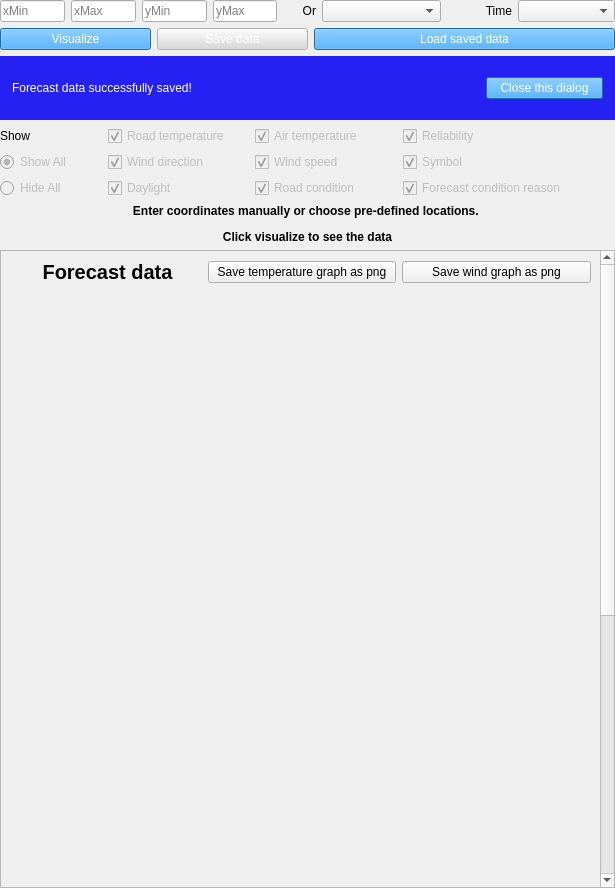
<?xml version="1.0" encoding="UTF-8"?>
<ui version="4.0">
 <class>ForecastView</class>
 <widget class="QWidget" name="ForecastView">
  <property name="geometry">
   <rect>
    <x>0</x>
    <y>0</y>
    <width>615</width>
    <height>888</height>
   </rect>
  </property>
  <property name="windowTitle">
   <string>Form</string>
  </property>
  <property name="styleSheet">
   <string notr="true"/>
  </property>
  <layout class="QHBoxLayout" name="horizontalLayout_2">
   <property name="leftMargin">
    <number>0</number>
   </property>
   <property name="topMargin">
    <number>0</number>
   </property>
   <property name="rightMargin">
    <number>0</number>
   </property>
   <property name="bottomMargin">
    <number>0</number>
   </property>
   <item>
    <layout class="QVBoxLayout" name="verticalLayout_7" stretch="2,2,2,3,0,20">
     <property name="spacing">
      <number>6</number>
     </property>
     <item>
      <layout class="QHBoxLayout" name="horizontalLayout_14" stretch="2,2,2,2,1,3,2,3">
       <property name="spacing">
        <number>6</number>
       </property>
       <item>
        <widget class="QLineEdit" name="xMin">
         <property name="styleSheet">
          <string notr="true"/>
         </property>
         <property name="placeholderText">
          <string>xMin</string>
         </property>
        </widget>
       </item>
       <item>
        <widget class="QLineEdit" name="xMax">
         <property name="styleSheet">
          <string notr="true"/>
         </property>
         <property name="placeholderText">
          <string>xMax</string>
         </property>
        </widget>
       </item>
       <item>
        <widget class="QLineEdit" name="yMin">
         <property name="styleSheet">
          <string notr="true"/>
         </property>
         <property name="placeholderText">
          <string>yMin</string>
         </property>
        </widget>
       </item>
       <item>
        <widget class="QLineEdit" name="yMax">
         <property name="styleSheet">
          <string notr="true"/>
         </property>
         <property name="placeholderText">
          <string>yMax</string>
         </property>
        </widget>
       </item>
       <item>
        <widget class="QLabel" name="savedLabel">
         <property name="styleSheet">
          <string notr="true">color: black;</string>
         </property>
         <property name="text">
          <string>Or</string>
         </property>
         <property name="alignment">
          <set>Qt::AlignRight|Qt::AlignTrailing|Qt::AlignVCenter</set>
         </property>
        </widget>
       </item>
       <item>
        <widget class="QComboBox" name="savedDropdown">
         <property name="styleSheet">
          <string notr="true"/>
         </property>
         <property name="currentIndex">
          <number>-1</number>
         </property>
         <property name="placeholderText">
          <string>Select location...</string>
         </property>
        </widget>
       </item>
       <item>
        <widget class="QLabel" name="timeLabel">
         <property name="styleSheet">
          <string notr="true">color: black;</string>
         </property>
         <property name="text">
          <string>Time</string>
         </property>
         <property name="alignment">
          <set>Qt::AlignRight|Qt::AlignTrailing|Qt::AlignVCenter</set>
         </property>
        </widget>
       </item>
       <item>
        <widget class="QComboBox" name="timeDropdown">
         <property name="styleSheet">
          <string notr="true"/>
         </property>
         <property name="currentText">
          <string/>
         </property>
         <property name="currentIndex">
          <number>-1</number>
         </property>
         <property name="placeholderText">
          <string>Select...</string>
         </property>
         <item>
          <property name="text">
           <string>0 hour</string>
          </property>
         </item>
         <item>
          <property name="text">
           <string>2 hours</string>
          </property>
         </item>
         <item>
          <property name="text">
           <string>4 hours</string>
          </property>
         </item>
         <item>
          <property name="text">
           <string>6 hours</string>
          </property>
         </item>
         <item>
          <property name="text">
           <string>12 hours</string>
          </property>
         </item>
        </widget>
       </item>
      </layout>
     </item>
     <item>
      <layout class="QHBoxLayout" name="horizontalLayout_13" stretch="1,1,2">
       <item>
        <widget class="QPushButton" name="forecastVisualizeButton">
         <property name="enabled">
          <bool>true</bool>
         </property>
         <property name="styleSheet">
          <string notr="true">background-color: #2196F3;
color: white;</string>
         </property>
         <property name="text">
          <string>Visualize</string>
         </property>
        </widget>
       </item>
       <item>
        <widget class="QPushButton" name="forecastSaveDataButton">
         <property name="enabled">
          <bool>false</bool>
         </property>
         <property name="styleSheet">
          <string notr="true">QPushButton:disabled{background-color: #D9D9D9; color: white;} QPushButton:enabled{background-color: #2196F3; color: white;}</string>
         </property>
         <property name="text">
          <string>Save data</string>
         </property>
        </widget>
       </item>
       <item>
        <widget class="QPushButton" name="forecastCompareButton">
         <property name="styleSheet">
          <string notr="true">background-color: #2196F3;
color: white;</string>
         </property>
         <property name="text">
          <string>Load saved data</string>
         </property>
        </widget>
       </item>
      </layout>
     </item>
     <item>
      <widget class="QWidget" name="forecastSaveSuccessNoti" native="true">
       <property name="styleSheet">
        <string notr="true">background-color: #2521F3;</string>
       </property>
       <layout class="QHBoxLayout" name="horizontalLayout_4" stretch="4,1">
        <property name="leftMargin">
         <number>12</number>
        </property>
        <property name="topMargin">
         <number>12</number>
        </property>
        <property name="rightMargin">
         <number>12</number>
        </property>
        <property name="bottomMargin">
         <number>12</number>
        </property>
        <item>
         <widget class="QLabel" name="label">
          <property name="styleSheet">
           <string notr="true">color: white;</string>
          </property>
          <property name="text">
           <string>Forecast data successfully saved!</string>
          </property>
         </widget>
        </item>
        <item>
         <widget class="QPushButton" name="closeNotiButton">
          <property name="styleSheet">
           <string notr="true">background-color: #2196f3; color: white;</string>
          </property>
          <property name="text">
           <string>Close this dialog</string>
          </property>
         </widget>
        </item>
       </layout>
      </widget>
     </item>
     <item>
      <layout class="QHBoxLayout" name="horizontalLayout_3" stretch="1,5">
       <item>
        <layout class="QVBoxLayout" name="verticalLayout_2">
         <item>
          <widget class="QLabel" name="showLabel">
           <property name="styleSheet">
            <string notr="true">background-color: none;</string>
           </property>
           <property name="text">
            <string>Show</string>
           </property>
          </widget>
         </item>
         <item>
          <widget class="QRadioButton" name="showAllRButton">
           <property name="enabled">
            <bool>false</bool>
           </property>
           <property name="text">
            <string>Show All</string>
           </property>
           <property name="checked">
            <bool>true</bool>
           </property>
          </widget>
         </item>
         <item>
          <widget class="QRadioButton" name="hideAllRButton">
           <property name="enabled">
            <bool>false</bool>
           </property>
           <property name="text">
            <string>Hide All</string>
           </property>
          </widget>
         </item>
        </layout>
       </item>
       <item>
        <layout class="QGridLayout" name="gridLayout" columnstretch="2,2,3">
         <item row="0" column="0">
          <widget class="QCheckBox" name="roadTempCheckbox">
           <property name="enabled">
            <bool>false</bool>
           </property>
           <property name="text">
            <string>Road temperature</string>
           </property>
           <property name="checked">
            <bool>true</bool>
           </property>
          </widget>
         </item>
         <item row="1" column="0">
          <widget class="QCheckBox" name="windDirCheckbox">
           <property name="enabled">
            <bool>false</bool>
           </property>
           <property name="text">
            <string>Wind direction</string>
           </property>
           <property name="checked">
            <bool>true</bool>
           </property>
          </widget>
         </item>
         <item row="1" column="2">
          <widget class="QCheckBox" name="symbolCheckbox">
           <property name="enabled">
            <bool>false</bool>
           </property>
           <property name="text">
            <string>Symbol</string>
           </property>
           <property name="checked">
            <bool>true</bool>
           </property>
          </widget>
         </item>
         <item row="0" column="2">
          <widget class="QCheckBox" name="reliabilityCheckbox">
           <property name="enabled">
            <bool>false</bool>
           </property>
           <property name="text">
            <string>Reliability</string>
           </property>
           <property name="checked">
            <bool>true</bool>
           </property>
          </widget>
         </item>
         <item row="1" column="1">
          <widget class="QCheckBox" name="windSpeedCheckbox">
           <property name="enabled">
            <bool>false</bool>
           </property>
           <property name="text">
            <string>Wind speed</string>
           </property>
           <property name="checked">
            <bool>true</bool>
           </property>
          </widget>
         </item>
         <item row="2" column="2">
          <widget class="QCheckBox" name="reasonCheckbox">
           <property name="enabled">
            <bool>false</bool>
           </property>
           <property name="text">
            <string>Forecast condition reason</string>
           </property>
           <property name="checked">
            <bool>true</bool>
           </property>
          </widget>
         </item>
         <item row="0" column="1">
          <widget class="QCheckBox" name="airTempCheckBox">
           <property name="enabled">
            <bool>false</bool>
           </property>
           <property name="text">
            <string>Air temperature</string>
           </property>
           <property name="checked">
            <bool>true</bool>
           </property>
          </widget>
         </item>
         <item row="2" column="0">
          <widget class="QCheckBox" name="daylightCheckbox">
           <property name="enabled">
            <bool>false</bool>
           </property>
           <property name="text">
            <string>Daylight</string>
           </property>
           <property name="checked">
            <bool>true</bool>
           </property>
          </widget>
         </item>
         <item row="2" column="1">
          <widget class="QCheckBox" name="roadCondCheckbox">
           <property name="enabled">
            <bool>false</bool>
           </property>
           <property name="text">
            <string>Road condition</string>
           </property>
           <property name="checked">
            <bool>true</bool>
           </property>
          </widget>
         </item>
        </layout>
       </item>
      </layout>
     </item>
     <item>
      <widget class="QLabel" name="textPreview">
       <property name="enabled">
        <bool>true</bool>
       </property>
       <property name="styleSheet">
        <string notr="true">font-weight: bold;</string>
       </property>
       <property name="text">
        <string>&lt;html&gt;&lt;head/&gt;&lt;body&gt;&lt;p&gt;Enter coordinates manually or choose pre-defined locations. &lt;/p&gt;&lt;p&gt;Click visualize to see the data&lt;/p&gt;&lt;/body&gt;&lt;/html&gt;</string>
       </property>
       <property name="alignment">
        <set>Qt::AlignCenter</set>
       </property>
       <property name="wordWrap">
        <bool>false</bool>
       </property>
      </widget>
     </item>
     <item>
      <widget class="QScrollArea" name="msgScrollArea">
       <property name="styleSheet">
        <string notr="true"/>
       </property>
       <property name="sizeAdjustPolicy">
        <enum>QAbstractScrollArea::AdjustToContents</enum>
       </property>
       <property name="widgetResizable">
        <bool>true</bool>
       </property>
       <property name="alignment">
        <set>Qt::AlignLeading|Qt::AlignLeft|Qt::AlignTop</set>
       </property>
       <widget class="QWidget" name="scrollAreaWidgetContents">
        <property name="geometry">
         <rect>
          <x>0</x>
          <y>0</y>
          <width>596</width>
          <height>1144</height>
         </rect>
        </property>
        <property name="styleSheet">
         <string notr="true"/>
        </property>
        <layout class="QGridLayout" name="gridLayout_5" rowstretch="2,0,0,0,0,0">
         <property name="leftMargin">
          <number>12</number>
         </property>
         <item row="3" column="0">
          <widget class="QLabel" name="forecastTitleLabel">
           <property name="styleSheet">
            <string notr="true">color: black;
font-weight: 500;
font-size: 20px;</string>
           </property>
           <property name="text">
            <string>Forecast data</string>
           </property>
           <property name="alignment">
            <set>Qt::AlignHCenter|Qt::AlignTop</set>
           </property>
          </widget>
         </item>
         <item row="3" column="2">
          <widget class="QPushButton" name="saveWindButton">
           <property name="text">
            <string>Save wind graph as png</string>
           </property>
          </widget>
         </item>
         <item row="3" column="1">
          <widget class="QPushButton" name="saveTempButton">
           <property name="enabled">
            <bool>true</bool>
           </property>
           <property name="text">
            <string>Save temperature graph as png</string>
           </property>
          </widget>
         </item>
         <item row="5" column="0" colspan="3">
          <layout class="QVBoxLayout" name="verticalLayout">
           <item>
            <layout class="QVBoxLayout" name="forecastScrollArea" stretch="0,0,0,0">
             <property name="leftMargin">
              <number>0</number>
             </property>
             <property name="topMargin">
              <number>0</number>
             </property>
             <item>
              <widget class="QFrame" name="currentCardFrame">
               <layout class="QVBoxLayout" name="currentCardLayout"/>
              </widget>
             </item>
             <item>
              <widget class="QFrame" name="compareCardFrame">
               <layout class="QVBoxLayout" name="compareCardLayout"/>
              </widget>
             </item>
             <item>
              <widget class="QFrame" name="airRoadFrame">
               <property name="minimumSize">
                <size>
                 <width>0</width>
                 <height>500</height>
                </size>
               </property>
               <property name="styleSheet">
                <string notr="true"/>
               </property>
               <layout class="QVBoxLayout" name="airRoadGraph"/>
              </widget>
             </item>
             <item>
              <widget class="QFrame" name="windSpeedFrame">
               <property name="minimumSize">
                <size>
                 <width>0</width>
                 <height>500</height>
                </size>
               </property>
               <layout class="QVBoxLayout" name="windSpeedDirGraph"/>
              </widget>
             </item>
            </layout>
           </item>
          </layout>
         </item>
        </layout>
       </widget>
      </widget>
     </item>
    </layout>
   </item>
  </layout>
 </widget>
 <resources/>
 <connections/>
</ui>
